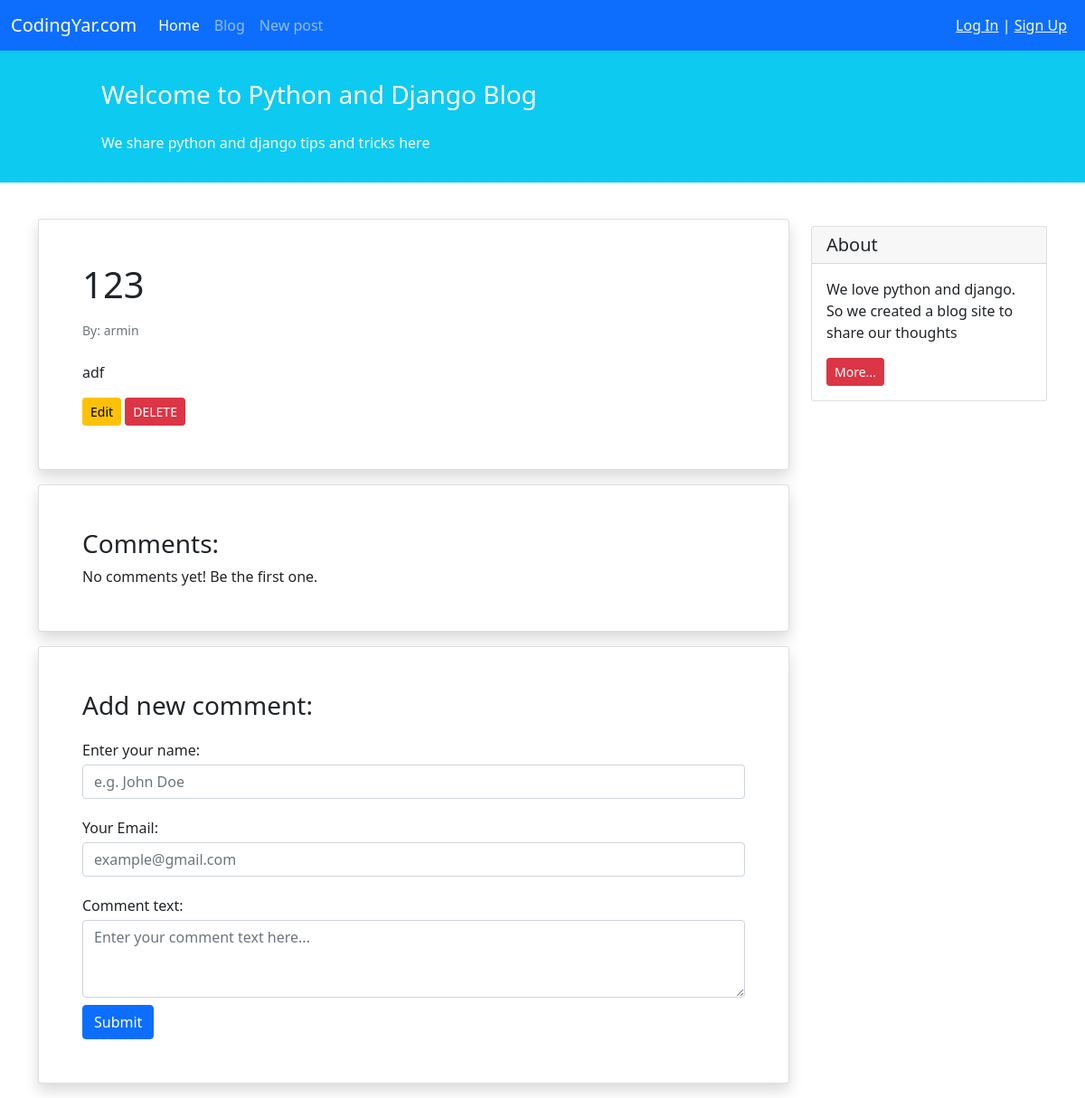
Page /blog/6/ on the earlier database version.
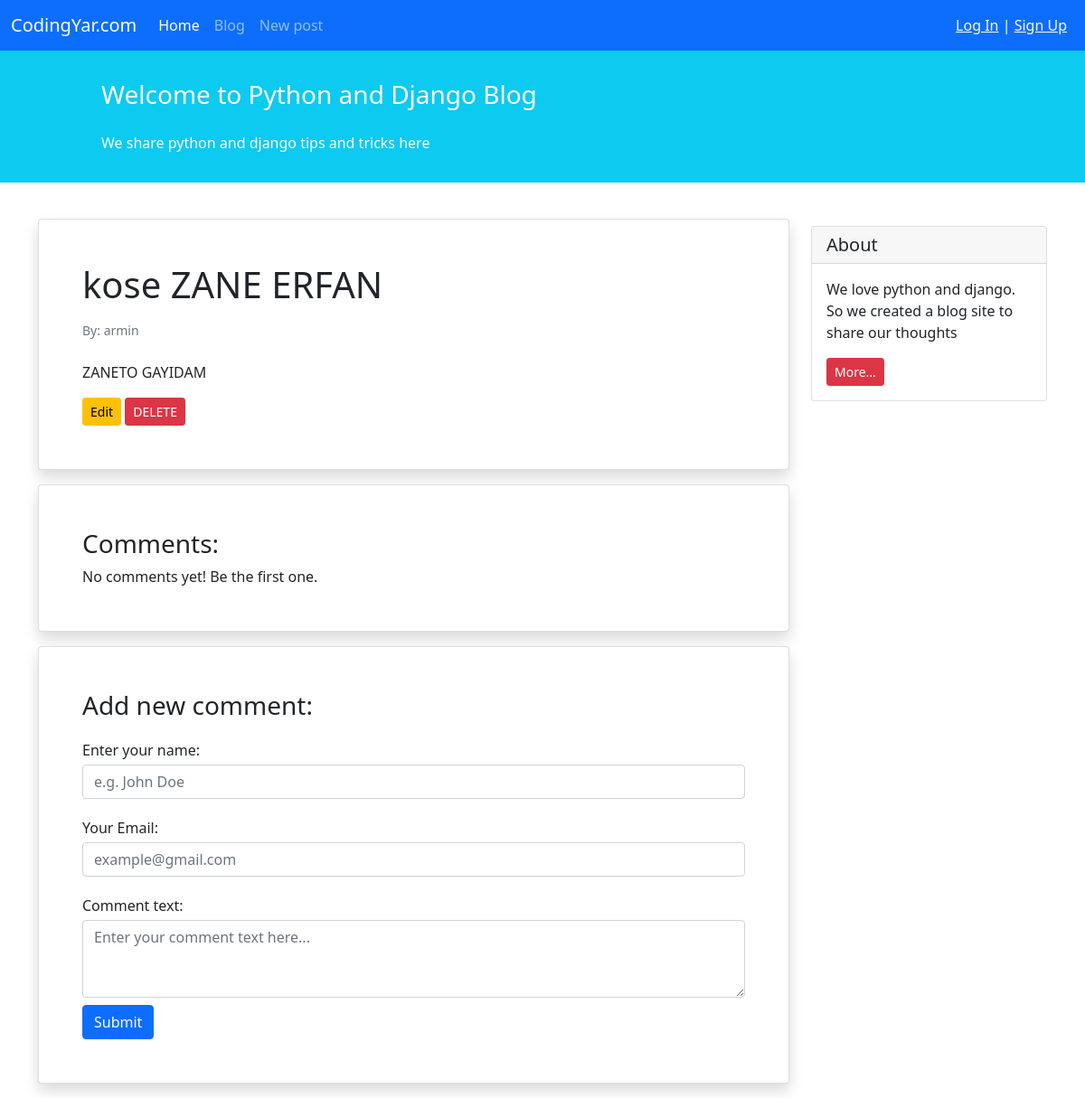
Same page on the later database version.
### blog/models.py (models this page shows, shortened)
class Post(models.Model):
    STATUS_CHOICES = (
        ('pub', 'Published'),
        ('drf', 'Draft'),
    )
    author = models.ForeignKey('auth.User' , on_delete=models.CASCADE)
    title = models.CharField(max_length = 100)
    text = models.TextField()
    datetime_created = models.DateTimeField(auto_now_add=True)
    datetime_modified = models.DateTimeField(auto_now=True)
    status = models.CharField(choices=STATUS_CHOICES, max_length=3)

### blog/views.py (the view)
# urls.py: path('<int:pk>/' ,views.PostDetailView.as_view() , name = 'posts_detail') ,
class PostDetailView(generic.DetailView):
    model = Post
    template_name = 'blog/post_detail.html'
    context_object_name = 'post'

### blog/templates/blog/post_detail.html (shortened to what this page needs)
{% extends '_base.html' %}
{% block content %}
    <div class="container mt-4">
        <div class="row">
            <div class="col-9">
                <div class="card shadow my-3 p-5">
                    <h1>{{ post.title }}</h1>
                    <p class="small text-muted mt-2">By: {{ post.author }}</p>
                    <p class="mt-2">{{ post.text }}</p>
                    <div>
                    <a href= "{% url 'post_update' post.id %}" class="btn btn-sm btn-warning">Edit</a>
                    <a href= "{% url 'post_delete' post.id %}" class="btn btn-sm btn-danger">DELETE</a>
                        </div>
                </div>
                <div class="card shadow my-3 p-5">
                    <h3>Comments:</h3>
                    No comments yet! Be the first one.
                </div>
                <div class="card shadow my-3 p-5">
                    <h3>Add new comment:</h3>
                    <form method="POST">
                        <div class="form-group py-2">
                            <label class="py-1" for="author_name">Enter your name:</label>
                            <input type="text" class="form-control" placeholder="e.g. John Doe" name="author_name">
                        </div>
                        <div class="form-group py-2">
                            <label class="py-1" for="email">Your Email:</label>
                            <input type="email" class="form-control" placeholder="example@gmail.com" name="email">
                        </div>
                        <div class="form-group py-2">
                            <label class="py-1" for="comment_text">Comment text:</label>
                            <textarea class="form-control" name="text" rows="3"
                                      placeholder="Enter your comment text here..."></textarea>
                        </div>
                        <button type="submit" class="btn btn-primary">Submit</button>
                    </form>
                </div>
            </div>
            <div class="col-3">
                <div class="card my-4">
                    <h5 class="card-header">About</h5>
                    <div class="card-body">
                        <p class="card-text">We love python and django. So we created a blog site to share our
                            thoughts</p>
                        <a href="#"
                           class="btn btn-sm btn-danger">
                            More...
                        </a>
                    </div>
                </div>
            </div>
        </div>
    </div>
{% endblock content %}

Differences in the rows shown:
changed Post "armin": title "123" → "kose ZANE ERFAN"; text "adf" → "ZANETO GAYIDAM"
